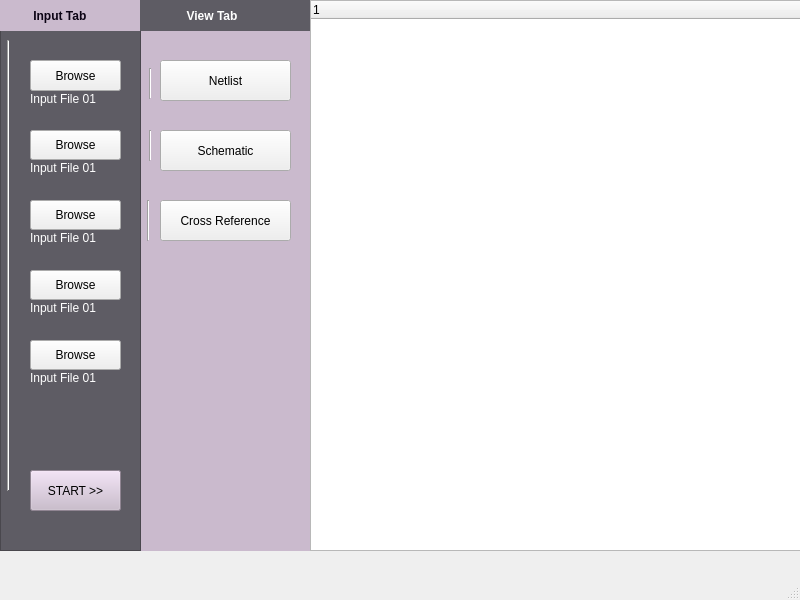
<?xml version="1.0" encoding="UTF-8"?>
<ui version="4.0">
 <class>MainWindow</class>
 <widget class="QMainWindow" name="MainWindow">
  <property name="geometry">
   <rect>
    <x>0</x>
    <y>0</y>
    <width>800</width>
    <height>600</height>
   </rect>
  </property>
  <property name="windowTitle">
   <string>MainWindow</string>
  </property>
  <property name="styleSheet">
   <string notr="true"/>
  </property>
  <widget class="QWidget" name="centralwidget">
   <widget class="QListWidget" name="listWidget">
    <property name="geometry">
     <rect>
      <x>0</x>
      <y>0</y>
      <width>141</width>
      <height>551</height>
     </rect>
    </property>
    <property name="styleSheet">
     <string notr="true">background-color: rgb(94, 92, 100);</string>
    </property>
   </widget>
   <widget class="QPushButton" name="pushButton">
    <property name="geometry">
     <rect>
      <x>160</x>
      <y>60</y>
      <width>131</width>
      <height>41</height>
     </rect>
    </property>
    <property name="styleSheet">
     <string notr="true"/>
    </property>
    <property name="text">
     <string>Netlist</string>
    </property>
   </widget>
   <widget class="QLabel" name="label">
    <property name="geometry">
     <rect>
      <x>140</x>
      <y>0</y>
      <width>171</width>
      <height>551</height>
     </rect>
    </property>
    <property name="styleSheet">
     <string notr="true">background-color: rgb(202, 186, 205);</string>
    </property>
    <property name="text">
     <string/>
    </property>
   </widget>
   <widget class="QPushButton" name="pushButton_4">
    <property name="geometry">
     <rect>
      <x>160</x>
      <y>130</y>
      <width>131</width>
      <height>41</height>
     </rect>
    </property>
    <property name="text">
     <string>Schematic</string>
    </property>
   </widget>
   <widget class="QPushButton" name="pushButton_5">
    <property name="geometry">
     <rect>
      <x>160</x>
      <y>200</y>
      <width>131</width>
      <height>41</height>
     </rect>
    </property>
    <property name="text">
     <string>Cross Reference</string>
    </property>
   </widget>
   <widget class="QLabel" name="label_2">
    <property name="geometry">
     <rect>
      <x>0</x>
      <y>0</y>
      <width>141</width>
      <height>31</height>
     </rect>
    </property>
    <property name="styleSheet">
     <string notr="true">color: rgb(11, 3, 20);
background-color: rgb(202, 186, 205);
font-weight: bold;</string>
    </property>
    <property name="text">
     <string>          Input Tab</string>
    </property>
   </widget>
   <widget class="QLabel" name="label_3">
    <property name="geometry">
     <rect>
      <x>140</x>
      <y>0</y>
      <width>171</width>
      <height>31</height>
     </rect>
    </property>
    <property name="styleSheet">
     <string notr="true">background-color: rgb(94, 92, 100);
color: rgb(255, 255, 255);
font-weight: bold;
</string>
    </property>
    <property name="text">
     <string>              View Tab</string>
    </property>
   </widget>
   <widget class="QPushButton" name="pushButton_2">
    <property name="geometry">
     <rect>
      <x>30</x>
      <y>60</y>
      <width>91</width>
      <height>31</height>
     </rect>
    </property>
    <property name="text">
     <string>Browse</string>
    </property>
   </widget>
   <widget class="QLabel" name="label_5">
    <property name="geometry">
     <rect>
      <x>30</x>
      <y>90</y>
      <width>101</width>
      <height>17</height>
     </rect>
    </property>
    <property name="styleSheet">
     <string notr="true">color: rgb(255, 255, 255);</string>
    </property>
    <property name="text">
     <string>Input File 01</string>
    </property>
   </widget>
   <widget class="QLabel" name="label_7">
    <property name="geometry">
     <rect>
      <x>30</x>
      <y>160</y>
      <width>101</width>
      <height>16</height>
     </rect>
    </property>
    <property name="styleSheet">
     <string notr="true">color: rgb(255, 255, 255);</string>
    </property>
    <property name="text">
     <string>Input File 01</string>
    </property>
   </widget>
   <widget class="QPushButton" name="pushButton_3">
    <property name="geometry">
     <rect>
      <x>30</x>
      <y>130</y>
      <width>91</width>
      <height>30</height>
     </rect>
    </property>
    <property name="text">
     <string>Browse</string>
    </property>
   </widget>
   <widget class="QPushButton" name="pushButton_6">
    <property name="geometry">
     <rect>
      <x>30</x>
      <y>200</y>
      <width>91</width>
      <height>30</height>
     </rect>
    </property>
    <property name="text">
     <string>Browse</string>
    </property>
   </widget>
   <widget class="QLabel" name="label_9">
    <property name="geometry">
     <rect>
      <x>30</x>
      <y>230</y>
      <width>101</width>
      <height>16</height>
     </rect>
    </property>
    <property name="styleSheet">
     <string notr="true">color: rgb(255, 255, 255);</string>
    </property>
    <property name="text">
     <string>Input File 01</string>
    </property>
   </widget>
   <widget class="QPushButton" name="pushButton_7">
    <property name="geometry">
     <rect>
      <x>30</x>
      <y>270</y>
      <width>91</width>
      <height>30</height>
     </rect>
    </property>
    <property name="text">
     <string>Browse</string>
    </property>
   </widget>
   <widget class="QLabel" name="label_11">
    <property name="geometry">
     <rect>
      <x>30</x>
      <y>300</y>
      <width>101</width>
      <height>16</height>
     </rect>
    </property>
    <property name="styleSheet">
     <string notr="true">color: rgb(255, 255, 255);</string>
    </property>
    <property name="text">
     <string>Input File 01</string>
    </property>
   </widget>
   <widget class="QLabel" name="label_12">
    <property name="geometry">
     <rect>
      <x>30</x>
      <y>370</y>
      <width>101</width>
      <height>16</height>
     </rect>
    </property>
    <property name="styleSheet">
     <string notr="true">color: rgb(255, 255, 255);</string>
    </property>
    <property name="text">
     <string>Input File 01</string>
    </property>
   </widget>
   <widget class="QPushButton" name="pushButton_8">
    <property name="geometry">
     <rect>
      <x>30</x>
      <y>340</y>
      <width>91</width>
      <height>30</height>
     </rect>
    </property>
    <property name="text">
     <string>Browse</string>
    </property>
   </widget>
   <widget class="QPushButton" name="pushButton_9">
    <property name="geometry">
     <rect>
      <x>30</x>
      <y>470</y>
      <width>91</width>
      <height>41</height>
     </rect>
    </property>
    <property name="styleSheet">
     <string notr="true">background-color: rgb(202, 186, 205);</string>
    </property>
    <property name="text">
     <string>START &gt;&gt;</string>
    </property>
   </widget>
   <widget class="QTreeWidget" name="treeWidget">
    <property name="geometry">
     <rect>
      <x>310</x>
      <y>0</y>
      <width>491</width>
      <height>551</height>
     </rect>
    </property>
    <column>
     <property name="text">
      <string notr="true">1</string>
     </property>
    </column>
   </widget>
   <widget class="Line" name="line">
    <property name="geometry">
     <rect>
      <x>140</x>
      <y>68</y>
      <width>20</width>
      <height>31</height>
     </rect>
    </property>
    <property name="styleSheet">
     <string notr="true">
color: rgb(53, 132, 228);</string>
    </property>
    <property name="orientation">
     <enum>Qt::Vertical</enum>
    </property>
   </widget>
   <widget class="Line" name="line_2">
    <property name="geometry">
     <rect>
      <x>0</x>
      <y>40</y>
      <width>16</width>
      <height>451</height>
     </rect>
    </property>
    <property name="orientation">
     <enum>Qt::Vertical</enum>
    </property>
   </widget>
   <widget class="Line" name="line_3">
    <property name="geometry">
     <rect>
      <x>140</x>
      <y>130</y>
      <width>20</width>
      <height>31</height>
     </rect>
    </property>
    <property name="orientation">
     <enum>Qt::Vertical</enum>
    </property>
   </widget>
   <widget class="Line" name="line_4">
    <property name="geometry">
     <rect>
      <x>140</x>
      <y>200</y>
      <width>16</width>
      <height>41</height>
     </rect>
    </property>
    <property name="orientation">
     <enum>Qt::Vertical</enum>
    </property>
   </widget>
   <zorder>label</zorder>
   <zorder>listWidget</zorder>
   <zorder>pushButton</zorder>
   <zorder>pushButton_4</zorder>
   <zorder>pushButton_5</zorder>
   <zorder>label_2</zorder>
   <zorder>label_3</zorder>
   <zorder>pushButton_2</zorder>
   <zorder>label_5</zorder>
   <zorder>label_7</zorder>
   <zorder>pushButton_3</zorder>
   <zorder>pushButton_6</zorder>
   <zorder>label_9</zorder>
   <zorder>pushButton_7</zorder>
   <zorder>label_11</zorder>
   <zorder>label_12</zorder>
   <zorder>pushButton_8</zorder>
   <zorder>pushButton_9</zorder>
   <zorder>treeWidget</zorder>
   <zorder>line</zorder>
   <zorder>line_2</zorder>
   <zorder>line_3</zorder>
   <zorder>line_4</zorder>
  </widget>
  <widget class="QMenuBar" name="menubar">
   <property name="geometry">
    <rect>
     <x>0</x>
     <y>0</y>
     <width>800</width>
     <height>22</height>
    </rect>
   </property>
  </widget>
  <widget class="QStatusBar" name="statusbar"/>
 </widget>
 <resources/>
 <connections/>
</ui>
